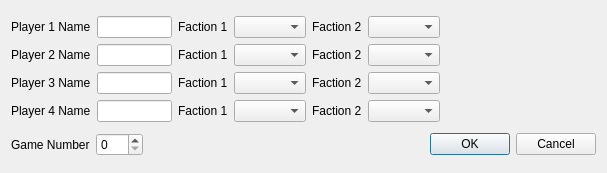
<?xml version="1.0" encoding="UTF-8"?>
<ui version="4.0">
 <class>newGame</class>
 <widget class="QDialog" name="newGame">
  <property name="geometry">
   <rect>
    <x>0</x>
    <y>0</y>
    <width>607</width>
    <height>173</height>
   </rect>
  </property>
  <property name="windowTitle">
   <string>New Game</string>
  </property>
  <layout class="QVBoxLayout" name="verticalLayout">
   <item>
    <layout class="QGridLayout" name="gridLayout">
     <item row="3" column="6">
      <widget class="QLabel" name="player4name">
       <property name="sizePolicy">
        <sizepolicy hsizetype="Minimum" vsizetype="Preferred">
         <horstretch>0</horstretch>
         <verstretch>0</verstretch>
        </sizepolicy>
       </property>
       <property name="minimumSize">
        <size>
         <width>150</width>
         <height>0</height>
        </size>
       </property>
       <property name="text">
        <string/>
       </property>
      </widget>
     </item>
     <item row="2" column="2">
      <widget class="QLabel" name="label_8">
       <property name="text">
        <string>Faction 1</string>
       </property>
      </widget>
     </item>
     <item row="0" column="5">
      <widget class="QComboBox" name="player1faction2"/>
     </item>
     <item row="0" column="0">
      <widget class="QLabel" name="label">
       <property name="text">
        <string>Player 1 Name</string>
       </property>
      </widget>
     </item>
     <item row="3" column="5">
      <widget class="QComboBox" name="player4faction2"/>
     </item>
     <item row="3" column="2">
      <widget class="QLabel" name="label_11">
       <property name="text">
        <string>Faction 1</string>
       </property>
      </widget>
     </item>
     <item row="3" column="3">
      <widget class="QComboBox" name="player4faction1"/>
     </item>
     <item row="1" column="0">
      <widget class="QLabel" name="label_4">
       <property name="text">
        <string>Player 2 Name</string>
       </property>
      </widget>
     </item>
     <item row="0" column="6">
      <widget class="QLabel" name="player1name">
       <property name="sizePolicy">
        <sizepolicy hsizetype="Minimum" vsizetype="Preferred">
         <horstretch>0</horstretch>
         <verstretch>0</verstretch>
        </sizepolicy>
       </property>
       <property name="minimumSize">
        <size>
         <width>150</width>
         <height>0</height>
        </size>
       </property>
       <property name="text">
        <string/>
       </property>
      </widget>
     </item>
     <item row="3" column="4">
      <widget class="QLabel" name="label_12">
       <property name="text">
        <string>Faction 2</string>
       </property>
      </widget>
     </item>
     <item row="2" column="6">
      <widget class="QLabel" name="player3name">
       <property name="sizePolicy">
        <sizepolicy hsizetype="Minimum" vsizetype="Preferred">
         <horstretch>0</horstretch>
         <verstretch>0</verstretch>
        </sizepolicy>
       </property>
       <property name="minimumSize">
        <size>
         <width>150</width>
         <height>0</height>
        </size>
       </property>
       <property name="text">
        <string/>
       </property>
      </widget>
     </item>
     <item row="0" column="4">
      <widget class="QLabel" name="label_3">
       <property name="text">
        <string>Faction 2</string>
       </property>
      </widget>
     </item>
     <item row="1" column="3">
      <widget class="QComboBox" name="player2faction1"/>
     </item>
     <item row="0" column="2">
      <widget class="QLabel" name="label_2">
       <property name="text">
        <string>Faction 1</string>
       </property>
      </widget>
     </item>
     <item row="1" column="6">
      <widget class="QLabel" name="player2name">
       <property name="sizePolicy">
        <sizepolicy hsizetype="Minimum" vsizetype="Preferred">
         <horstretch>0</horstretch>
         <verstretch>0</verstretch>
        </sizepolicy>
       </property>
       <property name="minimumSize">
        <size>
         <width>150</width>
         <height>0</height>
        </size>
       </property>
       <property name="text">
        <string/>
       </property>
      </widget>
     </item>
     <item row="1" column="4">
      <widget class="QLabel" name="label_6">
       <property name="text">
        <string>Faction 2</string>
       </property>
      </widget>
     </item>
     <item row="2" column="0">
      <widget class="QLabel" name="label_7">
       <property name="text">
        <string>Player 3 Name</string>
       </property>
      </widget>
     </item>
     <item row="1" column="2">
      <widget class="QLabel" name="label_5">
       <property name="text">
        <string>Faction 1</string>
       </property>
      </widget>
     </item>
     <item row="2" column="5">
      <widget class="QComboBox" name="player3faction2"/>
     </item>
     <item row="2" column="4">
      <widget class="QLabel" name="label_9">
       <property name="text">
        <string>Faction 2</string>
       </property>
      </widget>
     </item>
     <item row="0" column="3">
      <widget class="QComboBox" name="player1faction1"/>
     </item>
     <item row="2" column="3">
      <widget class="QComboBox" name="player3faction1"/>
     </item>
     <item row="3" column="0">
      <widget class="QLabel" name="label_10">
       <property name="text">
        <string>Player 4 Name</string>
       </property>
      </widget>
     </item>
     <item row="1" column="5">
      <widget class="QComboBox" name="player2faction2"/>
     </item>
     <item row="0" column="1">
      <widget class="QLineEdit" name="player1"/>
     </item>
     <item row="1" column="1">
      <widget class="QLineEdit" name="player2"/>
     </item>
     <item row="2" column="1">
      <widget class="QLineEdit" name="player3"/>
     </item>
     <item row="3" column="1">
      <widget class="QLineEdit" name="player4"/>
     </item>
    </layout>
   </item>
   <item>
    <layout class="QHBoxLayout" name="horizontalLayout">
     <item>
      <widget class="QLabel" name="label_13">
       <property name="text">
        <string>Game Number</string>
       </property>
      </widget>
     </item>
     <item>
      <widget class="QSpinBox" name="game">
       <property name="maximum">
        <number>300</number>
       </property>
      </widget>
     </item>
     <item>
      <spacer name="horizontalSpacer">
       <property name="orientation">
        <enum>Qt::Horizontal</enum>
       </property>
       <property name="sizeHint" stdset="0">
        <size>
         <width>40</width>
         <height>20</height>
        </size>
       </property>
      </spacer>
     </item>
     <item>
      <widget class="QDialogButtonBox" name="buttonBox">
       <property name="orientation">
        <enum>Qt::Horizontal</enum>
       </property>
       <property name="standardButtons">
        <set>QDialogButtonBox::Cancel|QDialogButtonBox::Ok</set>
       </property>
      </widget>
     </item>
    </layout>
   </item>
  </layout>
 </widget>
 <tabstops>
  <tabstop>player1</tabstop>
  <tabstop>player1faction1</tabstop>
  <tabstop>player1faction2</tabstop>
  <tabstop>player2</tabstop>
  <tabstop>player2faction1</tabstop>
  <tabstop>player2faction2</tabstop>
  <tabstop>player3</tabstop>
  <tabstop>player3faction1</tabstop>
  <tabstop>player3faction2</tabstop>
  <tabstop>player4</tabstop>
  <tabstop>player4faction1</tabstop>
  <tabstop>player4faction2</tabstop>
  <tabstop>game</tabstop>
  <tabstop>buttonBox</tabstop>
 </tabstops>
 <resources/>
 <connections>
  <connection>
   <sender>buttonBox</sender>
   <signal>accepted()</signal>
   <receiver>newGame</receiver>
   <slot>accept()</slot>
   <hints>
    <hint type="sourcelabel">
     <x>227</x>
     <y>221</y>
    </hint>
    <hint type="destinationlabel">
     <x>157</x>
     <y>242</y>
    </hint>
   </hints>
  </connection>
  <connection>
   <sender>buttonBox</sender>
   <signal>rejected()</signal>
   <receiver>newGame</receiver>
   <slot>reject()</slot>
   <hints>
    <hint type="sourcelabel">
     <x>295</x>
     <y>227</y>
    </hint>
    <hint type="destinationlabel">
     <x>286</x>
     <y>242</y>
    </hint>
   </hints>
  </connection>
 </connections>
</ui>
